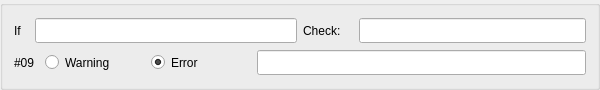
         <widget class="QGroupBox" name="groupBox_ch09">
          <property name="sizePolicy">
           <sizepolicy hsizetype="MinimumExpanding" vsizetype="Fixed">
            <horstretch>0</horstretch>
            <verstretch>0</verstretch>
           </sizepolicy>
          </property>
          <property name="minimumSize">
           <size>
            <width>600</width>
            <height>90</height>
           </size>
          </property>
          <property name="maximumSize">
           <size>
            <width>16777215</width>
            <height>90</height>
           </size>
          </property>
          <property name="title">
           <string/>
          </property>
          <layout class="QHBoxLayout" name="horizontalLayout_311">
           <item>
            <layout class="QVBoxLayout" name="verticalLayout_90">
             <item>
              <layout class="QHBoxLayout" name="horizontalLayout_312">
               <item>
                <layout class="QHBoxLayout" name="horizontalLayout_313">
                 <item>
                  <widget class="QLabel" name="label_381">
                   <property name="sizePolicy">
                    <sizepolicy hsizetype="Fixed" vsizetype="Fixed">
                     <horstretch>0</horstretch>
                     <verstretch>0</verstretch>
                    </sizepolicy>
                   </property>
                   <property name="minimumSize">
                    <size>
                     <width>15</width>
                     <height>25</height>
                    </size>
                   </property>
                   <property name="text">
                    <string>If</string>
                   </property>
                  </widget>
                 </item>
                 <item>
                  <widget class="QLineEdit" name="check_if_09">
                   <property name="sizePolicy">
                    <sizepolicy hsizetype="MinimumExpanding" vsizetype="Fixed">
                     <horstretch>0</horstretch>
                     <verstretch>0</verstretch>
                    </sizepolicy>
                   </property>
                   <property name="minimumSize">
                    <size>
                     <width>160</width>
                     <height>25</height>
                    </size>
                   </property>
                  </widget>
                 </item>
                </layout>
               </item>
               <item>
                <layout class="QHBoxLayout" name="horizontalLayout_314">
                 <item>
                  <widget class="QLabel" name="label_382">
                   <property name="sizePolicy">
                    <sizepolicy hsizetype="Fixed" vsizetype="Fixed">
                     <horstretch>0</horstretch>
                     <verstretch>0</verstretch>
                    </sizepolicy>
                   </property>
                   <property name="minimumSize">
                    <size>
                     <width>50</width>
                     <height>25</height>
                    </size>
                   </property>
                   <property name="text">
                    <string>Check:</string>
                   </property>
                  </widget>
                 </item>
                 <item>
                  <widget class="QLineEdit" name="check_check_09">
                   <property name="sizePolicy">
                    <sizepolicy hsizetype="MinimumExpanding" vsizetype="Fixed">
                     <horstretch>0</horstretch>
                     <verstretch>0</verstretch>
                    </sizepolicy>
                   </property>
                   <property name="minimumSize">
                    <size>
                     <width>160</width>
                     <height>25</height>
                    </size>
                   </property>
                  </widget>
                 </item>
                </layout>
               </item>
              </layout>
             </item>
             <item>
              <layout class="QHBoxLayout" name="horizontalLayout_315">
               <item>
                <widget class="QLabel" name="label_383">
                 <property name="sizePolicy">
                  <sizepolicy hsizetype="Fixed" vsizetype="Fixed">
                   <horstretch>0</horstretch>
                   <verstretch>0</verstretch>
                  </sizepolicy>
                 </property>
                 <property name="minimumSize">
                  <size>
                   <width>25</width>
                   <height>25</height>
                  </size>
                 </property>
                 <property name="maximumSize">
                  <size>
                   <width>25</width>
                   <height>25</height>
                  </size>
                 </property>
                 <property name="text">
                  <string>#09</string>
                 </property>
                </widget>
               </item>
               <item>
                <layout class="QHBoxLayout" name="horizontalLayout_316">
                 <item>
                  <widget class="QRadioButton" name="check_warning_09">
                   <property name="minimumSize">
                    <size>
                     <width>100</width>
                     <height>25</height>
                    </size>
                   </property>
                   <property name="text">
                    <string>Warning</string>
                   </property>
                  </widget>
                 </item>
                 <item>
                  <widget class="QRadioButton" name="check_error_09">
                   <property name="minimumSize">
                    <size>
                     <width>100</width>
                     <height>25</height>
                    </size>
                   </property>
                   <property name="text">
                    <string>Error</string>
                   </property>
                   <property name="checked">
                    <bool>true</bool>
                   </property>
                  </widget>
                 </item>
                </layout>
               </item>
               <item>
                <widget class="QLineEdit" name="check_message_09">
                 <property name="sizePolicy">
                  <sizepolicy hsizetype="MinimumExpanding" vsizetype="Fixed">
                   <horstretch>0</horstretch>
                   <verstretch>0</verstretch>
                  </sizepolicy>
                 </property>
                 <property name="minimumSize">
                  <size>
                   <width>170</width>
                   <height>25</height>
                  </size>
                 </property>
                </widget>
               </item>
              </layout>
             </item>
            </layout>
           </item>
          </layout>
         </widget>
